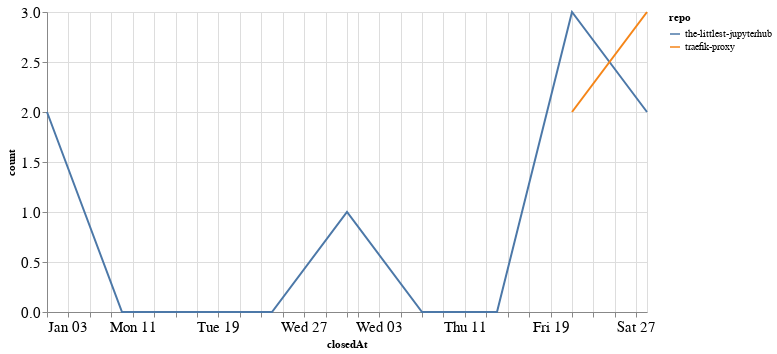

Notebook source saved alongside this figure:
### Code cell
closed_by_time = closed_by.groupby('repo').resample('W', on='closedAt').count()['author'].reset_index()
closed_by_time = closed_by_time.rename(columns={'author': 'count'})

alt.Chart(closed_by_time, width=600).mark_line().encode(
    x='closedAt',
    y='count',
    color='repo',
    tooltip="repo"
)

### Figure 1 — Vega-Lite specification as saved in the notebook (floating-point values rounded to 4 significant figures)
{"config": {"axisLeft": {"labelFontSize": 15}, "axisBottom": {"labelFontSize": 15}}, "data": {"name": "data-914024db25043816966ec69cb5ef39c0"}, "mark": "line", "encoding": {"color": {"type": "nominal", "field": "repo"}, "tooltip": {"type": "nominal", "field": "repo"}, "x": {"type": "temporal", "field": "closedAt"}, "y": {"type": "quantitative", "field": "count"}}, "width": 600, "$schema": "https://vega.github.io/schema/vega-lite/v4.8.1.json", "datasets": {"data-914024db25043816966ec69cb5ef39c0": [{"repo": "the-littlest-jupyterhub", "closedAt": "2021-01-03T00:00:00", "count": 2}, {"repo": "the-littlest-jupyterhub", "closedAt": "2021-01-10T00:00:00", "count": 0}, {"repo": "the-littlest-jupyterhub", "closedAt": "2021-01-17T00:00:00", "count": 0}, {"repo": "the-littlest-jupyterhub", "closedAt": "2021-01-24T00:00:00", "count": 0}, {"repo": "the-littlest-jupyterhub", "closedAt": "2021-01-31T00:00:00", "count": 1}, {"repo": "the-littlest-jupyterhub", "closedAt": "2021-02-07T00:00:00", "count": 0}, {"repo": "the-littlest-jupyterhub", "closedAt": "2021-02-14T00:00:00", "count": 0}, {"repo": "the-littlest-jupyterhub", "closedAt": "2021-02-21T00:00:00", "count": 3}, {"repo": "the-littlest-jupyterhub", "closedAt": "2021-02-28T00:00:00", "count": 2}, {"repo": "traefik-proxy", "closedAt": "2021-02-21T00:00:00", "count": 2}, {"repo": "traefik-proxy", "closedAt": "2021-02-28T00:00:00", "count": 3}]}}
